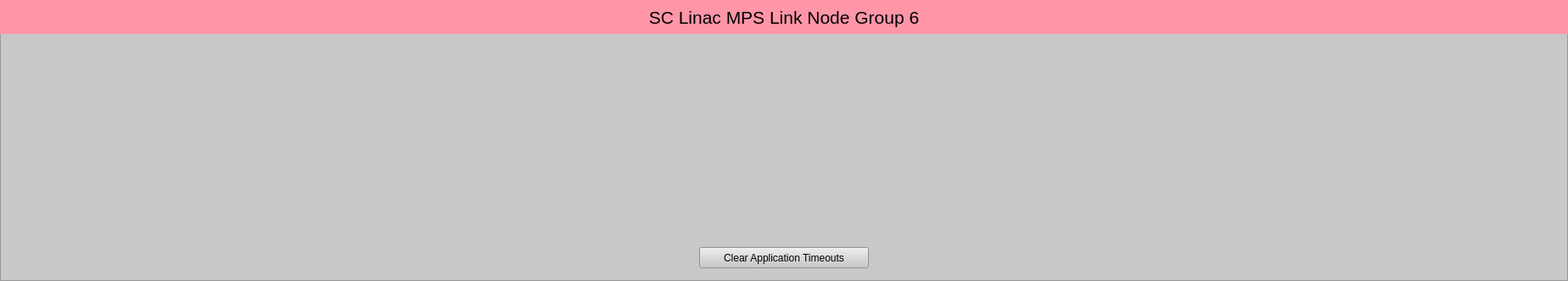
<?xml version="1.0" encoding="UTF-8"?>
<ui version="4.0">
 <class>Form</class>
 <widget class="QWidget" name="Form">
  <property name="geometry">
   <rect>
    <x>0</x>
    <y>0</y>
    <width>1848</width>
    <height>331</height>
   </rect>
  </property>
  <property name="windowTitle">
   <string>SC Linac MPS Link Node Group 6</string>
  </property>
  <widget class="QFrame" name="frame">
   <property name="geometry">
    <rect>
     <x>0</x>
     <y>0</y>
     <width>1848</width>
     <height>331</height>
    </rect>
   </property>
   <property name="styleSheet">
    <string notr="true">background-color: rgb(200, 200, 200);</string>
   </property>
   <property name="frameShape">
    <enum>QFrame::StyledPanel</enum>
   </property>
   <property name="frameShadow">
    <enum>QFrame::Raised</enum>
   </property>
   <widget class="QLabel" name="label">
    <property name="geometry">
     <rect>
      <x>0</x>
      <y>0</y>
      <width>1848</width>
      <height>40</height>
     </rect>
    </property>
    <property name="font">
     <font>
      <pointsize>16</pointsize>
     </font>
    </property>
    <property name="styleSheet">
     <string notr="true">background-color: rgb(255, 150, 168);</string>
    </property>
    <property name="text">
     <string>SC Linac MPS Link Node Group 6</string>
    </property>
    <property name="alignment">
     <set>Qt::AlignCenter</set>
    </property>
   </widget>
   <widget class="PyDMEmbeddedDisplay" name="PyDMEmbeddedDisplay">
    <property name="geometry">
     <rect>
      <x>1381</x>
      <y>50</y>
      <width>457</width>
      <height>230</height>
     </rect>
    </property>
    <property name="toolTip">
     <string/>
    </property>
    <property name="macros" stdset="0">
     <string>{"P":"MPLN:DOG:MP01:1","CN":"SIOC:SYS0:MP01","AID":"0","SLOT_FILE":"LinkNode72_slot.ui","P_IN":"SIOC:SYS0:MP01","PGP":"7","LN":"72","TYPE":"REM","LOCA":"DOG","IOC_UNIT":"MP01","INST":"1","VIS":"1","P_IN2":"SIOC:SYS0:MP01","TEXT":"CN B005"}</string>
    </property>
    <property name="filename" stdset="0">
     <string>$PYDM/mps/mps_crate_link.ui</string>
    </property>
   </widget>
   <widget class="PyDMEmbeddedDisplay" name="PyDMEmbeddedDisplay">
    <property name="geometry">
     <rect>
      <x>924</x>
      <y>50</y>
      <width>457</width>
      <height>230</height>
     </rect>
    </property>
    <property name="toolTip">
     <string/>
    </property>
    <property name="macros" stdset="0">
     <string>{"P":"MPLN:L3B:MP05:1","CN":"SIOC:SYS0:MP01","AID":"0","SLOT_FILE":"LinkNode71_slot.ui","P_IN":"MPLN:DOG:MP01:1","PGP":"0","LN":"71","TYPE":"LOC","LOCA":"L3B","IOC_UNIT":"MP05","INST":"1","VIS":"0","P_IN2":"MPLN:DOG:MP01:1","TEXT":"LN Rx"}</string>
    </property>
    <property name="filename" stdset="0">
     <string>$PYDM/mps/mps_crate_link.ui</string>
    </property>
   </widget>
   <widget class="PyDMEmbeddedDisplay" name="PyDMEmbeddedDisplay">
    <property name="geometry">
     <rect>
      <x>467</x>
      <y>50</y>
      <width>457</width>
      <height>230</height>
     </rect>
    </property>
    <property name="toolTip">
     <string/>
    </property>
    <property name="macros" stdset="0">
     <string>{"P":"MPLN:L3B:MP04:1","CN":"SIOC:SYS0:MP01","AID":"0","SLOT_FILE":"LinkNode70_slot.ui","P_IN":"MPLN:L3B:MP05:1","PGP":"0","LN":"70","TYPE":"LOC","LOCA":"L3B","IOC_UNIT":"MP04","INST":"1","VIS":"0","P_IN2":"MPLN:L3B:MP05:1","TEXT":"LN Rx"}</string>
    </property>
    <property name="filename" stdset="0">
     <string>$PYDM/mps/mps_crate_link.ui</string>
    </property>
   </widget>
   <widget class="PyDMEmbeddedDisplay" name="PyDMEmbeddedDisplay">
    <property name="geometry">
     <rect>
      <x>10</x>
      <y>50</y>
      <width>457</width>
      <height>230</height>
     </rect>
    </property>
    <property name="toolTip">
     <string/>
    </property>
    <property name="macros" stdset="0">
     <string>{"P":"MPLN:L3B:MP03:1","CN":"SIOC:SYS0:MP01","AID":"0","SLOT_FILE":"LinkNode69_slot.ui","P_IN":"MPLN:L3B:MP04:1","PGP":"0","LN":"69","TYPE":"LOC","LOCA":"L3B","IOC_UNIT":"MP03","INST":"1","VIS":"0","P_IN2":"MPLN:L3B:MP04:1","TEXT":"LN Rx"}</string>
    </property>
    <property name="filename" stdset="0">
     <string>$PYDM/mps/mps_crate_link.ui</string>
    </property>
   </widget>
   <widget class="PyDMDrawingImage" name="PyDMDrawingImage">
    <property name="geometry">
     <rect>
      <x>10</x>
      <y>279</y>
      <width>250</width>
      <height>50</height>
     </rect>
    </property>
    <property name="toolTip">
     <string/>
    </property>
    <property name="styleSheet">
     <string notr="true">background-color: rgb(200, 200, 200);</string>
    </property>
    <property name="filename" stdset="0">
     <string>$PYDM/mps/lcls_mps_lockup_sidebyside_digital.png</string>
    </property>
   </widget>
   <widget class="PyDMPushButton" name="PyDMPushButton">
    <property name="geometry">
     <rect>
      <x>824</x>
      <y>291</y>
      <width>200</width>
      <height>25</height>
     </rect>
    </property>
    <property name="toolTip">
     <string/>
    </property>
    <property name="text">
     <string>Clear Application Timeouts</string>
    </property>
    <property name="channel" stdset="0">
     <string>ca://SIOC:SYS0:MP01:TO_ERR_CLR</string>
    </property>
    <property name="pressValue" stdset="0">
     <string>1</string>
    </property>
    <property name="releaseValue" stdset="0">
     <string>0</string>
    </property>
   </widget>
  </widget>
 </widget>
 <customwidgets>
  <customwidget>
   <class>PyDMEmbeddedDisplay</class>
   <extends>QFrame</extends>
   <header>pydm.widgets.embedded_display</header>
  </customwidget>
  <customwidget>
   <class>PyDMPushButton</class>
   <extends>QPushButton</extends>
   <header>pydm.widgets.pushbutton</header>
  </customwidget>
  <customwidget>
   <class>PyDMDrawingImage</class>
   <extends>QWidget</extends>
   <header>pydm.widgets.drawing</header>
  </customwidget>
 </customwidgets>
 <resources/>
 <connections/>
</ui>
